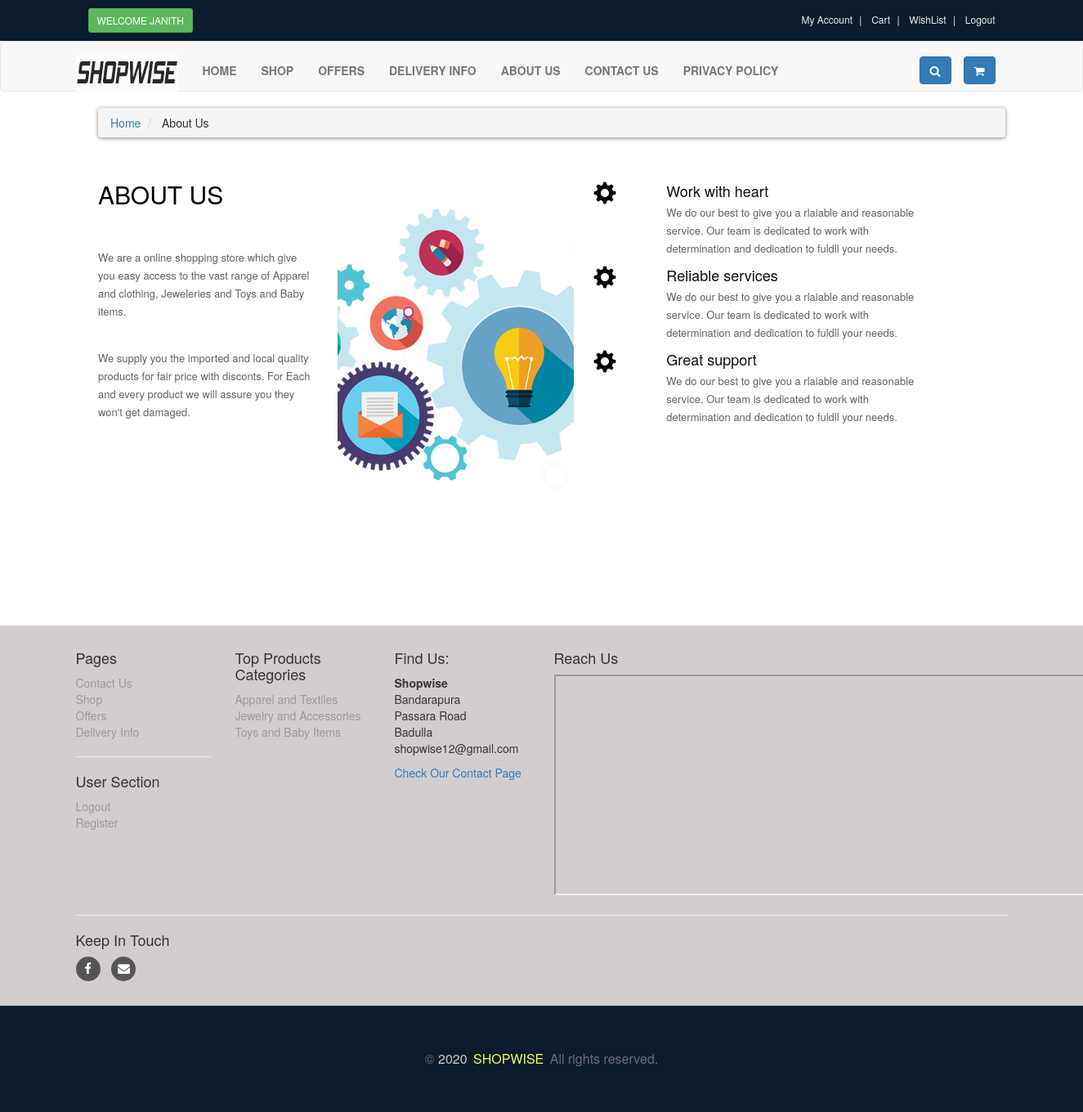
Page /customer/about_us.php (signed in) on the committed database.
### tables this page shows
CREATE TABLE IF NOT EXISTS `category` (
  `Cat_ID` int(50) NOT NULL,
  `Cat_Name` varchar(255) NOT NULL,
  PRIMARY KEY (`Cat_ID`)
);

### customer/includes/hedear_customer.php (the view, shortened to what this page needs)
<div id="top">
  <div class="container">
    <div class="col-md-6 offer">
      <a href="#" class="btn btn-success btn-sm">Welcome <?php
		if(isset($_SESSION["user"])){
		echo $_SESSION["user"];
		}else{
			echo "user";
		} ?>                       </a>
    </div>
    <div class="col-md-6">
    <ul class="menu">
        <li>
         <a href="my_account.php">My Account</a>
       </li>
      <li>
        <a href="cart.php">Cart</a>
       </li>
       <li>
        <a href="wishlist.php">WishList</a>
       </li>
       <li>
         <a href="../logout.php">Logout</a>
       </li>
   </ul>
    </div>
  </div>
</div>
<div id="navbar" class="navbar navbar-default">
  <div class="container">
       <div class="navbar-header">
        <a href="customerLand.php" class="navbar-brand home">
          <img src="imgs/logo/desktop.jpg" alt="shopwise logo" class="hidden-xs">
        </a>
       </div>
       <div class="navbar-collapse collapse" id="navigation">
              <div class="padding-nav">
                  <ul class="nav navbar-nav left">
                  <li>
                        <a href="customerLand.php">Home</a>
                      </li>
                      <li >
                       <a href="shop.php">Shop</a>
                      </li>
                      <li>
                       <a href="offers.php">Offers</a>
                      </li>
                      <li>
                       <a href="delivery_information.php">Delivery Info</a>
                      </li>
                      <li>
                       <a href="about_us.php">About Us</a>
                      </li>
                      <li>
                        <a href="contact.php">Contact Us</a>
                      </li>
                      <li>
                        <a href="privacy_policy.php">Privacy Policy</a>
                      </li>
                  </ul>
              </div>
         <a href="cart.php" class="btn navbar-btn btn-primary right">
           <i class="fa fa-shopping-cart"></i>
         </a>
            <div class="navbar-collapse collapse right">
                  <button class="btn btn-primary navbar-btn" type="button" data-toggle="collapse" data-target="#search">
                      <i class="fa fa-search"></i>
                  </button>
            </div>
        </div>
  </div>
</div>

### customer/includes/footer.php (shortened to what this page needs)
<div id="footer">
    <div class="container">
        <div class="row">
            <div class="col-sm-6 col-md-2">
            <h4>Pages</h4>
                        <ul>
                            <li><a href="contact.php">Contact Us</a></li>
                            <li><a href="shop.php">Shop</a></li>
                            <li><a href="offers.php">Offers</a></li>
                            <li><a href="delivery_information.php">Delivery Info</a></li>
                        </ul>
                        <hr>
                        <h4>User Section</h4>
                        <ul>
                                <li><a href="../logout.php">Logout</a></li>
                                <li><a href="../customer_register.php">Register</a></li>
                        </ul>
            </div>
            <div class="com-sm-6 col-md-2">
                    <h4>Top Products Categories</h4>
                    <ul>
                    <?php
                        $get_cats = "select * from category";
                        $run_cats = mysqli_query($con, $get_cats);
                        while($row_cats=mysqli_fetch_array($run_cats)){
                            $cat_id = $row_cats['Cat_ID'];
                            $cat_name = $row_cats['Cat_Name'];
                            echo "
                                <li>
                                <a href='shop.php?p_cat=$cat_id'>
                                $cat_name
                                </a>
                                </li>
                            ";
                        }
                    ?>
                    </ul>
            </div>
            <div class="col-sm-6 col-md-2">
                    <h4>Find Us:</h4>
                    <p>
                            <strong>Shopwise</strong>
                            <br/>Bandarapura
                            <br/>Passara Road
                            <br/>Badulla
                            <br/>shopwise12@gmail.com
                    </p>
                    <a href="contact.php">Check Our Contact Page</a>
            </div>
            <div class="col-sm-6 col-md-2">
            <h4>Reach Us</h4>
                <iframe src="https://www.google.com/maps/d/u/0/embed?mid=1VUBef-zntwhO4sBlQeEM16c5Tdq2-hR9" width="700" height="270"></iframe>
                </div></div>
                <div class="col-sm-6 col-md-2">
                        </div>
                    <hr>
                    <h4>Keep In Touch</h4>
                    <p class="social">
                        <a href="https://www.facebook.com/"class="fa fa-facebook"></a>
                        <a href="https://mail.google.com/"class="fa fa-envelope"></a>
                    </p>
                </div>
        </div>
<div class="bottom section-padding">
			<div class="container">
				<div class="row">
					<div class="col-md-12 text-center">
						<div class="copyright">
							<p>© <span>2020</span> <a href="#" class="transition">SHOPWISE</a> All rights reserved.</p>
						</div>
					</div>
				</div>
			</div>
		</div>

### customer/style.css (style rules this page uses)
* body { font-size: 14px; line-height: 1.42857143; color: #333333; background: #f0f0f0; overflow-x: hidden; }
#top { background: #0a1c2e; padding: 10px 0; }
#top .offer { color: #ffffff; }
#top .offer .btn { text-transform: uppercase; }
#top a { color: white; }
#top ul.menu { padding-top: 5px; margin: 0px; text-align: right; font-size: 12px; list-style: none; }
#top ul.menu > li { display: inline-block; }
#top ul.menu > li a { color: #eeeeee; }
#top ul.menu > li + li:before { content: "|\00a0"; color: #f7f7f7; padding: 0 5px; }
.navbar { background: #ffffff; }
.navbar-collapse .right { float: right; }
.navbar-brand { float: left; padding: 10px 15px; font-size: 18px; line-height: 20px; height: 70px; }
.navbar ul.nav > li > a { text-transform: uppercase; font-weight: bold; font-size: 14px; }
.padding-nav { padding-top: 10px; }
.btn-primary { color: #333333; background: rgb(79,191,168); border-color: rgb(65, 179,156); }
#footer { background: #d3cece; padding: 20px 0; }
#footer a { text-decoration: none; }
#footer ul { list-style: none; padding-left: 0px; }
#footer ul a { color: #999999; padding: 20px 0; text-decoration: none; }
#footer .social { text-align: left; }
#footer .social a { margin: 0px 10px 0px 0px; display: inline-block; color: #ffffff; width: 30px; height: 30px; border-radius: 15px; line-height: 30px; font-size: 15px; text-align: center; vertical-align: bottom; background: #555555; text-decoration: none; }
.section-padding { padding: 40px 0; }
.bottom { background-color: #0a1c2e; }
.bottom .copyright { color: #e5e5e5; font-weight: 600; }
.copyright a { color: #f2ff49; margin-left: 3px; padding-right: 3px; }
.bottom p { margin-bottom: 0; line-height: 50px; font-size: 16px; font-weight: 400; }
.copyright p span { color: #d1caca; }
.bottom .copyright p, .bottom .copyright a:hover { color: #6c6d83; }

### rows in the picture
category: Cat_Name "Apparel and Textiles"
category: Cat_Name "Jewelry and Accessories"
category: Cat_Name "Toys and Baby Items"

### other values in the picture
$_SESSION["user"] "JANITH"
